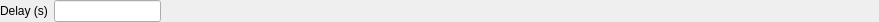
<?xml version="1.0" encoding="UTF-8"?>
<ui version="4.0">
 <class>Form</class>
 <widget class="QWidget" name="Form">
  <property name="geometry">
   <rect>
    <x>0</x>
    <y>0</y>
    <width>879</width>
    <height>22</height>
   </rect>
  </property>
  <property name="windowTitle">
   <string>Form</string>
  </property>
  <widget class="QWidget" name="horizontalLayoutWidget">
   <property name="geometry">
    <rect>
     <x>0</x>
     <y>0</y>
     <width>161</width>
     <height>22</height>
    </rect>
   </property>
   <layout class="QHBoxLayout" name="horizontalLayout">
    <item>
     <widget class="QLabel" name="label">
      <property name="text">
       <string>Delay (s)</string>
      </property>
     </widget>
    </item>
    <item>
     <widget class="QLineEdit" name="delayEdit"/>
    </item>
   </layout>
  </widget>
 </widget>
 <resources/>
 <connections/>
</ui>
